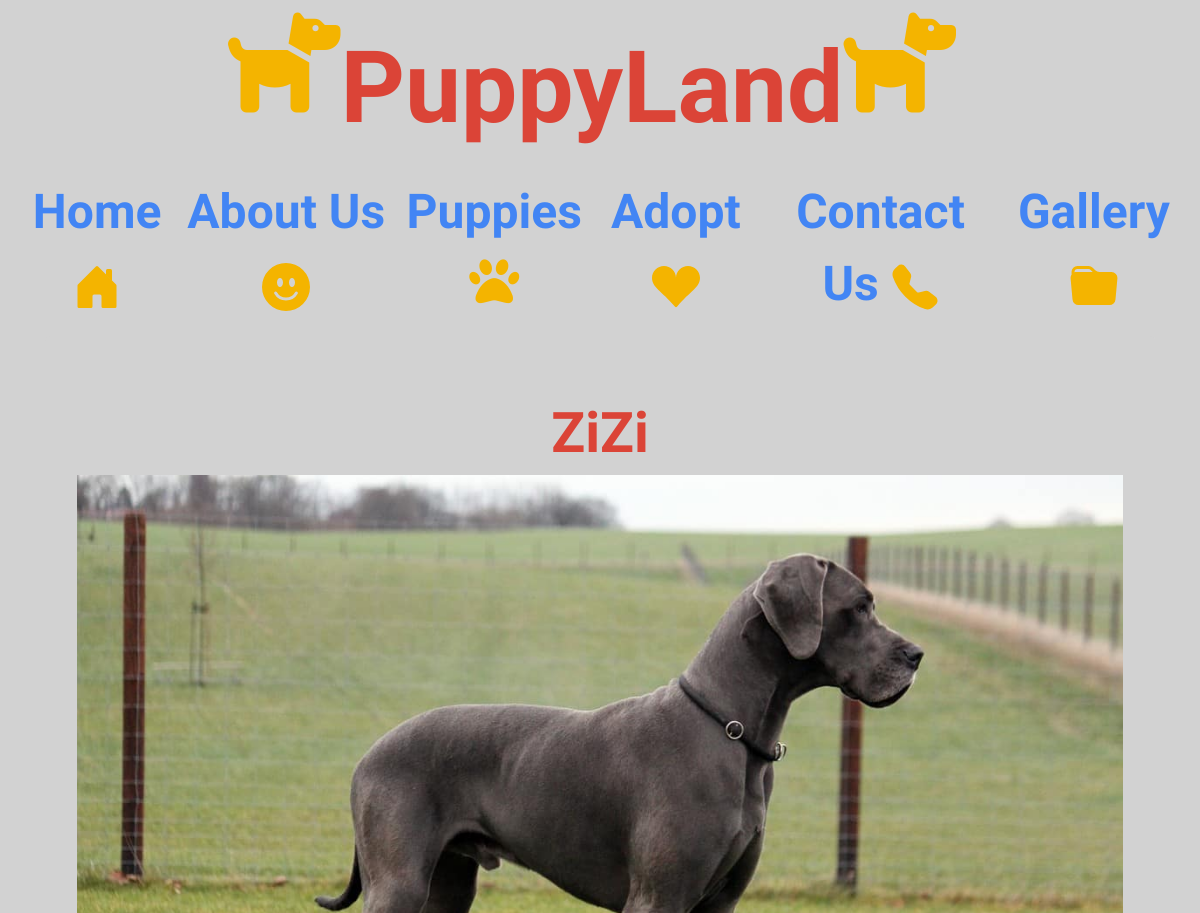
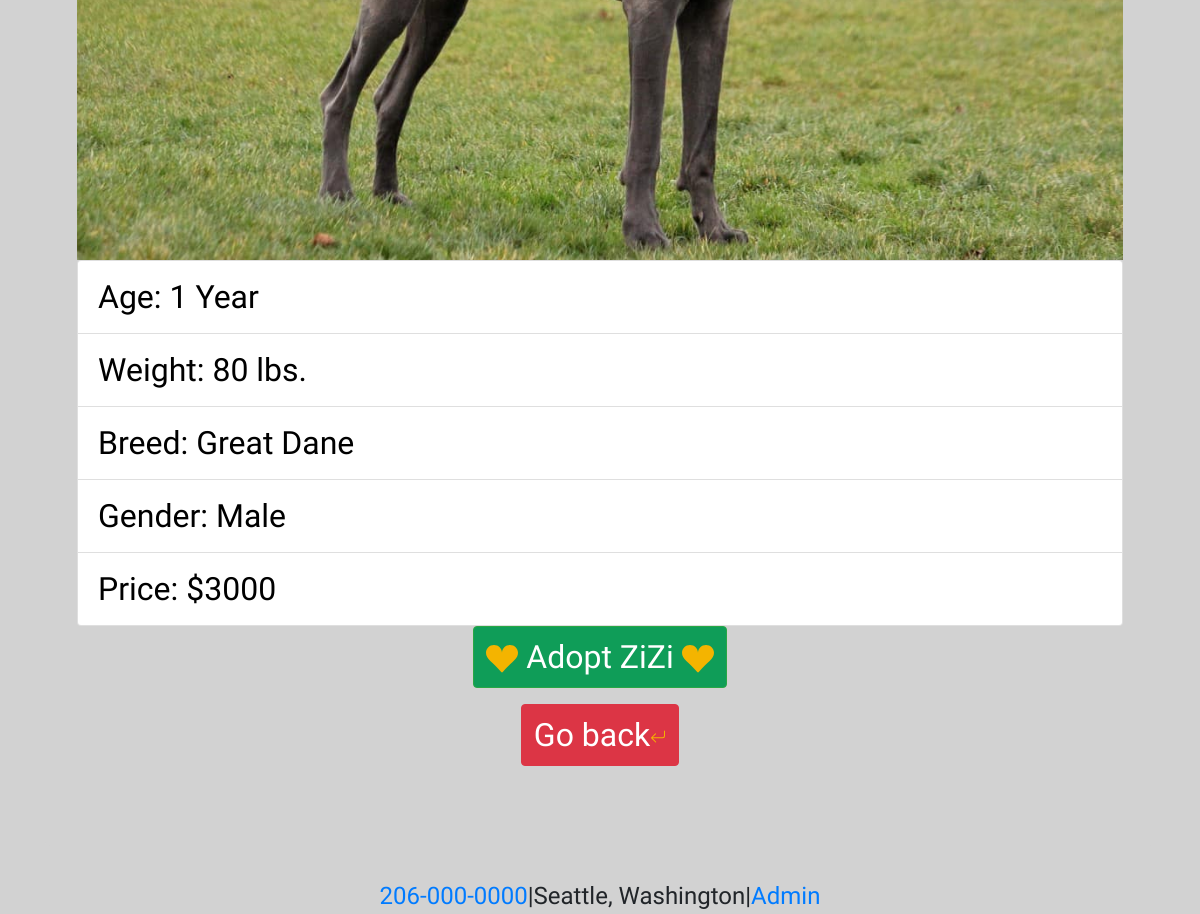
The app's page /dog3 with its own data (2 pictures, top to bottom).
### main/models.py (models this page shows, shortened)
class Dog(models.Model):
    dog_name = models.CharField(max_length=255)
    dog_breed = models.CharField(max_length=255)
    dog_gender = models.CharField(default = 000, max_length = 20)
    dog_weight = models.IntegerField()
    dog_age=models.CharField(default=0, max_length=200)
    dog_price=models.IntegerField(default=3000)
    img = models.FileField(default=None,null=True)
    created_at = models.DateTimeField(auto_now_add=True)
    updated_at = models.DateTimeField(auto_now=True)
    objects= DogManager()

### main/views.py (the view)
# urls.py: path('dog<int:num>',views.viewdog)
def viewdog(request,num):
    pup= Dog.objects.get(id=num)
    form= ImageForm(request.POST or None, request.FILES or None)
    context={
        'form': form,
        'pup': pup
    }
    return render(request,'dog.html',context)

### main/templates/dog.html (shortened to what this page needs)
<!DOCTYPE html>
<html lang="en">
<head>
    <link rel="stylesheet" href="https://stackpath.bootstrapcdn.com/bootstrap/4.4.1/css/bootstrap.min.css">
    <link rel="stylesheet" href="static/css/style.css">
</head>
<body>
    <div class="fluid-container">
        <nav class="navbar navbar-expand-lg navbar-dark bg-primary">
            <a class="navbar-brand" href="/"><i class='fas fa-dog' style='font-size:100px'></i> PuppyLand <i
                    class='fas fa-dog' style='font-size:100px'></i></a>
            <div class="collapse navbar-collapse" id="navbarNavAltMarkup">
                <div class="navbar-nav">
                    <a class="nav-link" href="/"> Home <span class="sr-only">(current)</span></a>
                    <a class="nav-link" href="/aboutus"> About Us </a>
                    <a class="nav-link" href="/puppies"> Puppies <i class='fas fa-paw' style='font-size:50px'></i></a>
                    <a class="nav-link" href="/adopt"> Adopt <svg xmlns="http://www.w3.org/2000/svg" width="1em"
                            height="1em" fill="currentColor" class="bi bi-suit-heart-fill" viewBox="0 0 16 16">
                            <path
                                d="M4 1c2.21 0 4 1.755 4 3.92C8 2.755 9.79 1 12 1s4 1.755 4 3.92c0 3.263-3.234 4.414-7.608 9.608a.513.513 0 0 1-.784 0C3.234 9.334 0 8.183 0 4.92 0 2.755 1.79 1 4 1z" />
                        </svg> </a>
                    <a class="nav-link" href="/contactus"> Contact Us </a>
                    <a class="nav-link" href="gallery"> Gallery </a>
                </div>
            </div>
        </nav>
        <div class="container">
            <div class="jumbotron">
                <h1 class="display-4">{{pup.dog_name}}</h1>
                <img class="img-fluid" src="{{MEDIA_URL}}{{pup.img}}" alt="">
                <ul class="list-group">
                    <li class="list-group-item">Age: {{pup.dog_age}}</li>
                    <li class="list-group-item">Weight: {{pup.dog_weight}} lbs.</li>
                    <li class="list-group-item">Breed: {{pup.dog_breed}}</li>
                    <li class="list-group-item">Gender: {{pup.dog_gender}}</li>
                    <li class="list-group-item">Price: ${{pup.dog_price}}</li>
                </ul>
                <p class="lead">
                    <a class="btn btn-success" href="/adopt" role="button"><svg xmlns="http://www.w3.org/2000/svg" width="1em" height="1em" fill="currentColor" class="bi bi-suit-heart-fill" viewBox="0 0 16 16">
                        <path d="M4 1c2.21 0 4 1.755 4 3.92C8 2.755 9.79 1 12 1s4 1.755 4 3.92c0 3.263-3.234 4.414-7.608 9.608a.513.513 0 0 1-.784 0C3.234 9.334 0 8.183 0 4.92 0 2.755 1.79 1 4 1z"/>
                      </svg> Adopt {{pup.dog_name}} <svg xmlns="http://www.w3.org/2000/svg" width="1em" height="1em" fill="currentColor" class="bi bi-suit-heart-fill" viewBox="0 0 16 16">
                        <path d="M4 1c2.21 0 4 1.755 4 3.92C8 2.755 9.79 1 12 1s4 1.755 4 3.92c0 3.263-3.234 4.414-7.608 9.608a.513.513 0 0 1-.784 0C3.234 9.334 0 8.183 0 4.92 0 2.755 1.79 1 4 1z"/>
                      </svg></a>
                </p>
                <p class="lead">
                    <a class="btn btn-danger" style="font-size: xx-large" href="/puppies" role="button">Go back</a>
                </p>
            </div>
        </div>
    </div>
    <footer class="footer"> <a href="tel:2060000000">206-000-0000</a>|Seattle, Washington|<a href="/admin">Admin</a>
    </footer>
</body>
</html>

### main/static/css/style.css (style rules this page uses)
a.navbar-brand { font-family: 'Sofia', cursive !important; font-size: 100px; display: flex; justify-content: center; color: #DB4437!important; font-weight: 999; }
ul.list-group { font-size: xx-large; }
nav { justify-content: center; display: flex; }
.nav-link { font-family: 'Sofia', cursive !important ; font-size: xxx-large; display: block; font-weight: 999; color: blue !important; }
body { background-color: #d2d2d2; }
.navbar { display: block; color: blue !important; background-color: #d2d2d2 !important; }
.navbar .navbar-nav { float: none; background-color:#d2d2d2!important }
.navbar .navbar-collapse { text-align: center; justify-content: center; }
.display-4 { display: flex; justify-content: center; font-weight: 999; color: #DB4437; }
p { display: flex; justify-content: center; font-size: xxx-large; }
.jumbotron { font-family: 'Sofia', cursive !important; background-color:#d2d2d2; color: black; justify-content: center; }
.navbar-nav .nav-link { color: #4285F4 !important; }
svg { color: #F4B400!important; }
i { color: #F4B400!important; }
.container { display:flex; justify-content: center; }
.footer { display:flex; justify-content: center; font-size: x-large; font-family:'Sofia', cursive !important; }
.btn-success { background-color: #0F9D58 !important; font-size: xx-large; }

### records on screen
Dog: dog_name "ZiZi", img (picture), dog_age "1 Year", dog_weight "80", dog_breed "Great Dane", dog_gender "Male", dog_price "3000"
